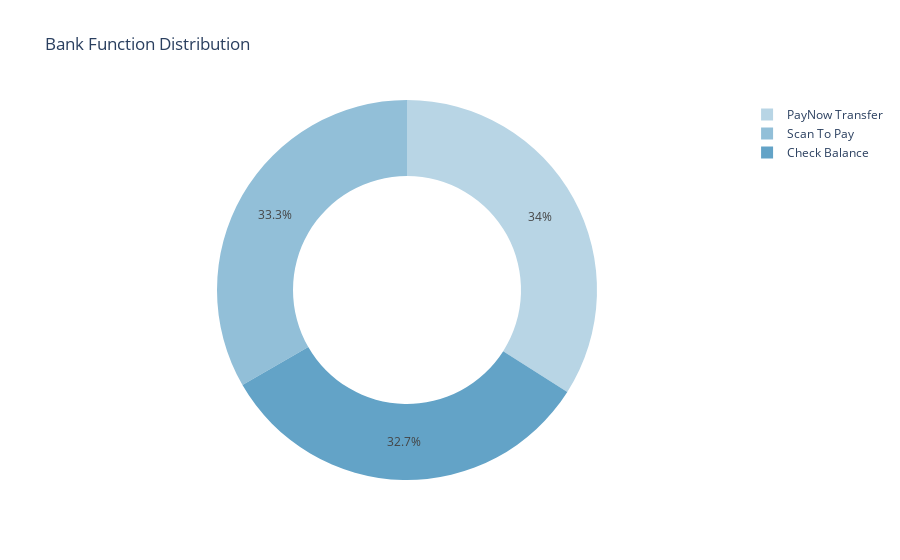

The notebook cell saved with this chart:
### Code cell
fig = px.pie(
    bank_function_count,
    values="bank_function_count",
    names="bank_function",
    title="Bank Function Distribution",
    hole=0.6,
    color_discrete_sequence=["#B8D5E5", "#92BFD8", "#63A3C7"]
)
fig.show()

### Figure 1 — Plotly figure (JSON) as saved in the notebook; plotly's stock layout.template omitted (floating-point values rounded to 4 significant figures)
{"data": [{"domain": {"x": [0, 1], "y": [0, 1]}, "hole": 0.6, "hovertemplate": "bank_function=%{label}<br>bank_function_count=%{value}<extra></extra>", "labels": ["Check Balance", "PayNow Transfer", "Scan To Pay"], "legendgroup": "", "name": "", "showlegend": true, "type": "pie", "values": [48, 50, 49]}], "layout": {"legend": {"tracegroupgap": 0}, "piecolorway": ["#B8D5E5", "#92BFD8", "#63A3C7"], "title": {"text": "Bank Function Distribution"}}}
